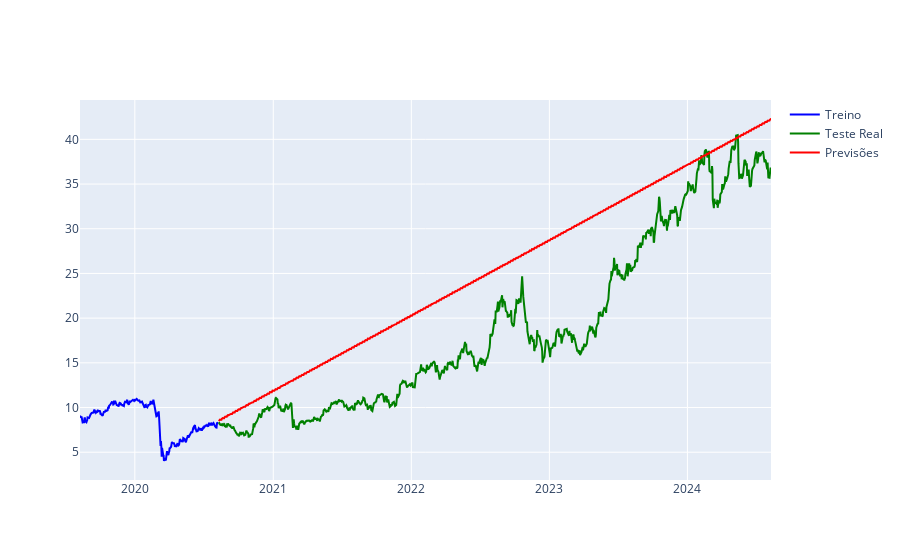

Here is the notebook cell this chart was saved with:
### Code cell
previsoes['y_real'] = dados_teste['y'].reset_index(drop=True)

from plotly import graph_objs as go

fig = go.Figure()

# Adicionando os dados de treino
fig.add_trace(go.Scatter(
    x=modelo.history['ds'],
    y=modelo.history['y'],
    mode='lines',
    name='Treino',
    line=dict(color='blue')
))

# Adicionando os dados de teste reais
fig.add_trace(go.Scatter(
    x=previsoes['ds'],
    y=previsoes['y_real'],
    mode='lines',
    name='Teste Real',
    line=dict(color='green')
))

# Adicionando as previsões
fig.add_trace(go.Scatter(
    x=previsoes['ds'],
    y=previsoes['yhat'],
    mode='lines',
    name='Previsões',
    line=dict(color='red')
))

# Mostrando o gráfico
fig.show()

### Figure 1 — Plotly figure (JSON) as saved in the notebook; plotly's stock layout.template omitted (floating-point values rounded to 4 significant figures; data arrays with more than 128 entries replaced by an {"elided": "..."} marker saying what was removed)
{"data": [{"line": {"color": "blue"}, "mode": "lines", "name": "Treino", "type": "scatter", "x": {"elided": "249 str values"}, "y": {"elided": "249 float values"}}, {"line": {"color": "green"}, "mode": "lines", "name": "Teste Real", "type": "scatter", "x": {"elided": "996 str values"}, "y": {"elided": "996 float values"}}, {"line": {"color": "red"}, "mode": "lines", "name": "Previsões", "type": "scatter", "x": {"elided": "996 str values"}, "y": {"elided": "996 float values"}}], "layout": {"autosize": true, "xaxis": {"autorange": true, "range": ["2019-08-09", "2024-08-09"], "type": "date"}, "yaxis": {"autorange": true, "range": [1.892, 44.4], "type": "linear"}}}
